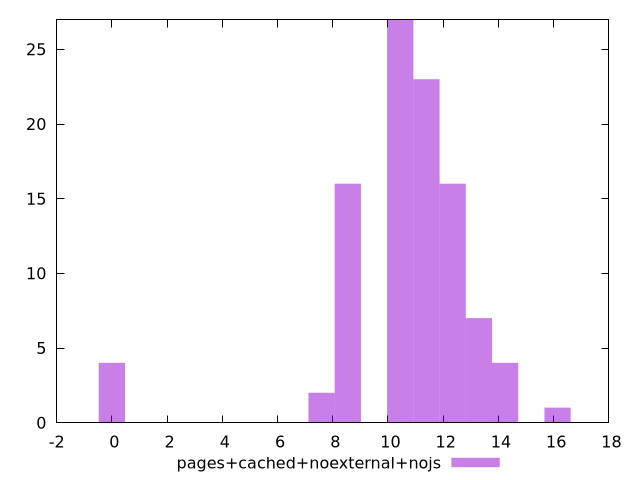

Here is the gnuplot script that generated this plot:
$_pagesCachedNoexternalNojs <<EOF
12.343643725874948 16
14.242665837548017 4
10.44462161420188 27
11.394132670038413 23
8.54559950252881 16
13.293154781711483 7
0 4
7.596088446692276 2
16.141687949221087 1
EOF
set key outside below
set terminal pngcairo
set output "report_00006_2020-11-02T20-21-41.718Z/render-blocking-resources/pages+cached+noexternal+nojs//raw_hist.png"
set yrange [0:27]
set boxwidth 0.9495110558365345
set style fill transparent solid 0.5 noborder
plot $_pagesCachedNoexternalNojs title "pages+cached+noexternal+nojs" with boxes ,
